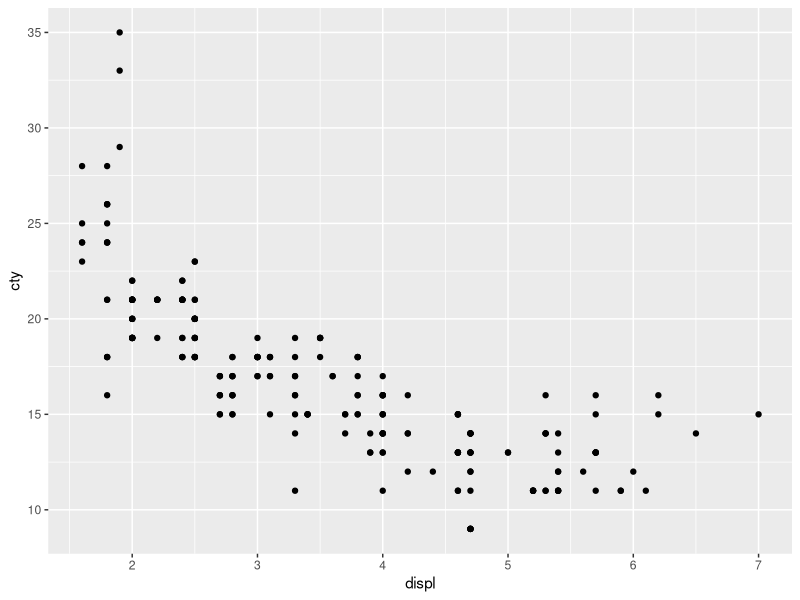
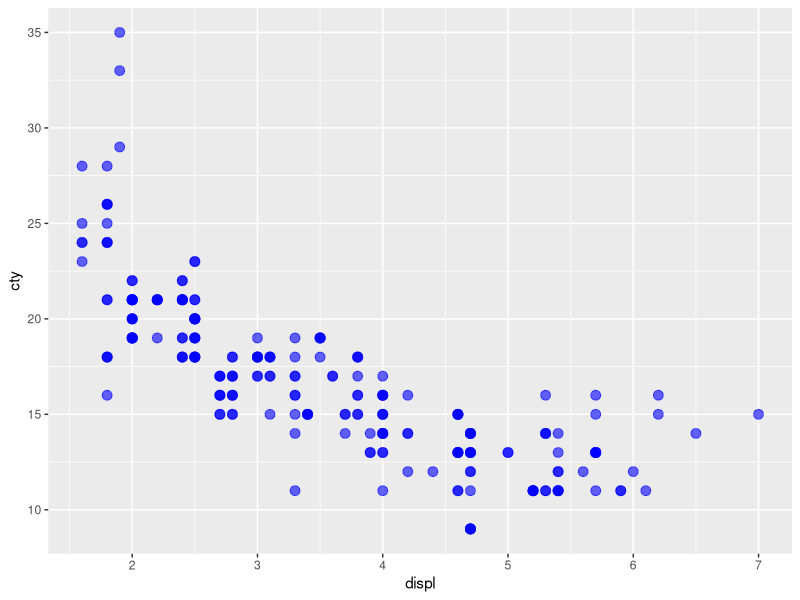
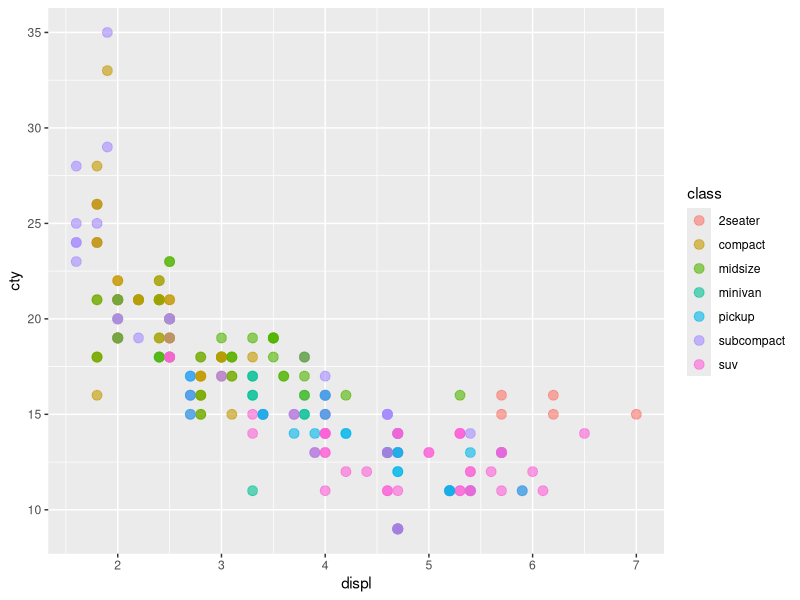
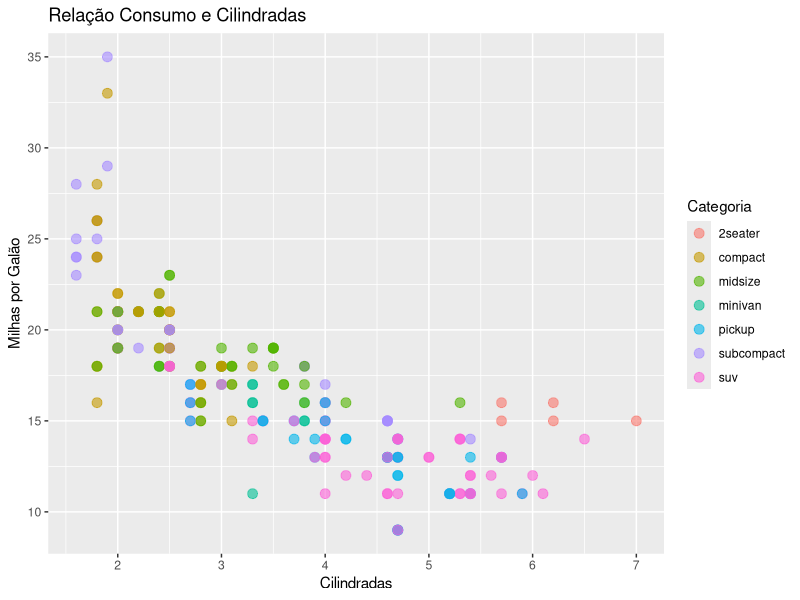
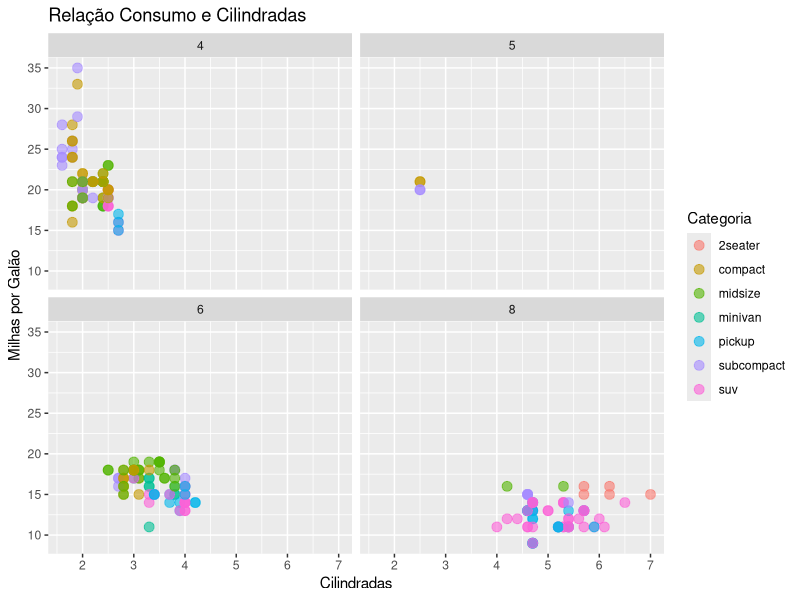
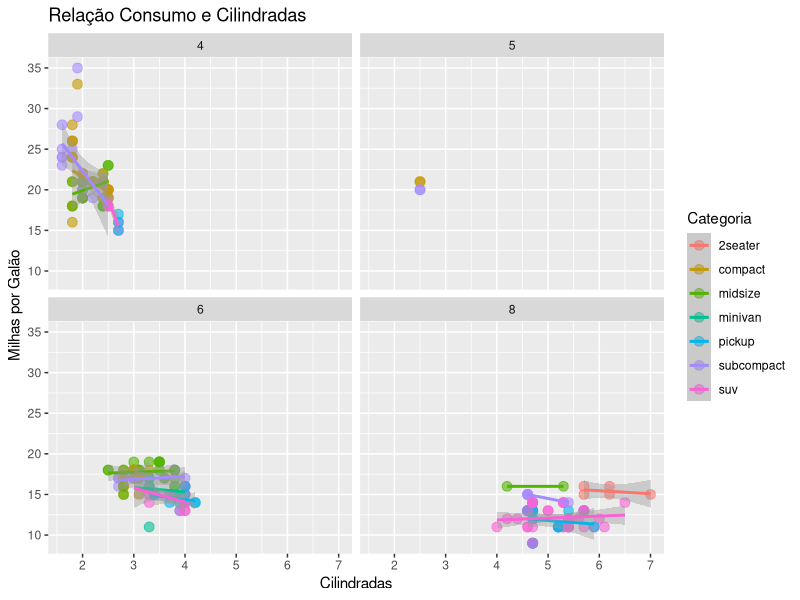
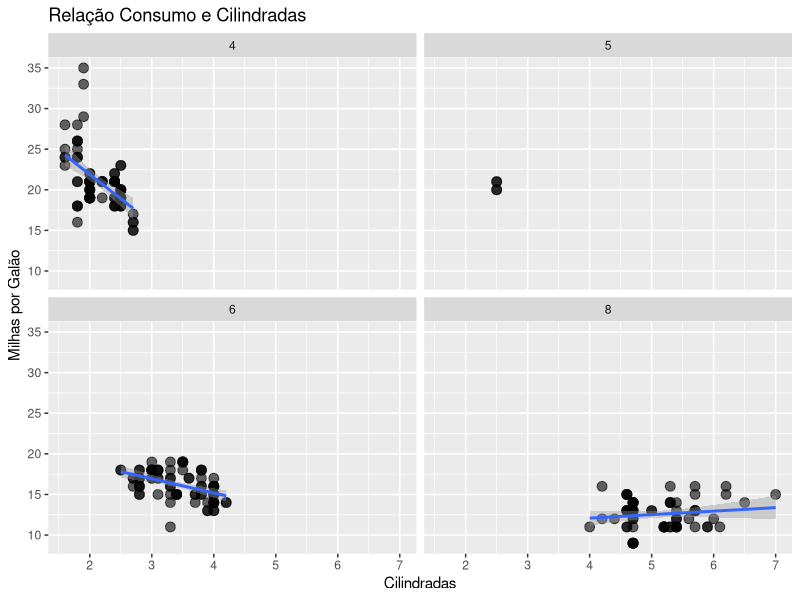
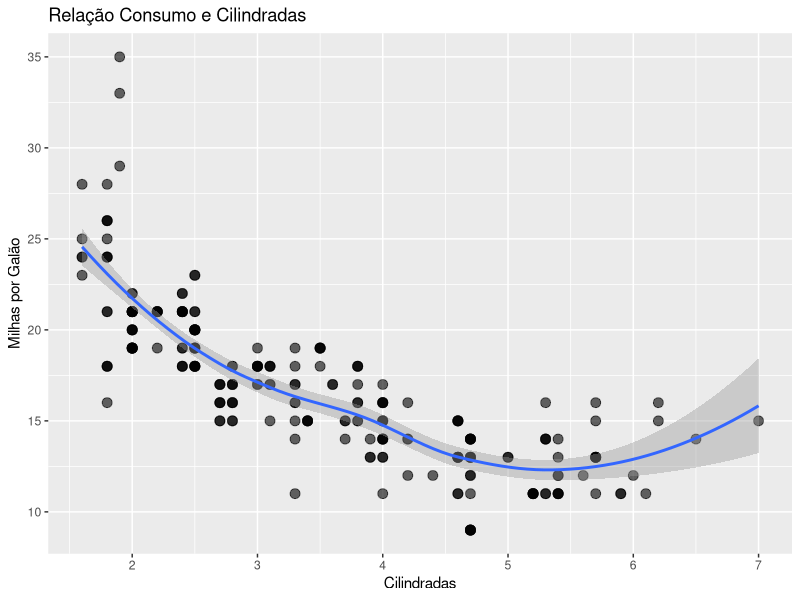

R code for these plots, in order:


# install.packages("ggplot2")
# install.packages("ggthemes")
# install.packages("RColorBrewer")
library(ggplot2)
library(ggthemes)
library(RColorBrewer)
data(mpg)


########## Gráfico de dispersão ##########


ggplot(data = mpg, mapping = aes(x = displ, y = cty)) +
  geom_point()



ggplot(data = mpg, mapping = aes(x = displ, y = cty)) +
  geom_point(color = "blue", alpha = 0.6, size = 3)



ggplot(data = mpg, mapping = aes(x = displ, y = cty, color = class)) +
  geom_point(alpha = 0.6, size = 3)



ggplot(data = mpg, mapping = aes(x = displ, y = cty, color = class)) +
  geom_point(alpha = 0.6, size = 3) +
  labs(title = "Relação Consumo e Cilindradas", x = "Cilindradas", y = "Milhas por Galão") +
  scale_color_discrete(name = "Categoria")



ggplot(data = mpg, mapping = aes(x = displ, y = cty, color = class)) +
  geom_point(alpha = 0.6, size = 3) +
  labs(title = "Relação Consumo e Cilindradas", x = "Cilindradas", y = "Milhas por Galão") +
  scale_color_discrete(name = "Categoria") +
  facet_wrap(~cyl)



ggplot(data = mpg, mapping = aes(x = displ, y = cty, color = class)) +
  geom_point(alpha = 0.6, size = 3) +
  labs(title = "Relação Consumo e Cilindradas", x = "Cilindradas", y = "Milhas por Galão") +
  scale_color_discrete(name = "Categoria") +
  facet_wrap(~cyl) +
  stat_smooth(method = "lm")



ggplot(data = mpg, mapping = aes(x = displ, y = cty)) +
  geom_point(alpha = 0.6, size = 3) +
  labs(title = "Relação Consumo e Cilindradas", x = "Cilindradas", y = "Milhas por Galão") +
  facet_wrap(~cyl) +
  stat_smooth(method = "lm")



ggplot(data = mpg, mapping = aes(x = displ, y = cty)) +
  geom_point(alpha = 0.6, size = 3) +
  labs(title = "Relação Consumo e Cilindradas", x = "Cilindradas", y = "Milhas por Galão") +
  stat_smooth(method = "loess")



ggplot(data = mpg, mapping = aes(x = displ, y = cty)) +
  geom_point(alpha = 0.6, size = 3, color = "blue") +
  labs(title = "Relação Consumo e Cilindradas", x = "Cilindradas", y = "Milhas por Galão") +
  stat_smooth(method = "loess", color = "red")



ggplot(data = mpg, mapping = aes(x = displ, y = cty)) +
  geom_point(alpha = 0.6, size = 3, color = "blue") +
  labs(title = "Relação Consumo e Cilindradas", x = "Cilindradas", y = "Milhas por Galão") +
  stat_smooth(method = "loess", color = "red") +
  coord_cartesian(xlim = c(3,5))



ggplot(data = mpg, mapping = aes(x = displ, y = cty)) +
  geom_point(alpha = 0.6, size = 3, color = "blue") +
  labs(title = "Relação Consumo e Cilindradas", x = "Cilindradas", y = "Milhas por Galão") +
  stat_smooth(method = "loess", color = "red") +
  coord_cartesian(xlim = c(3,5)) +
  theme(plot.title = element_text(size = 14, face = "bold"),
        axis.title = element_text(size = 12, face = "bold"),
        axis.text = element_text(size = 12))



ggplot(data = mpg, mapping = aes(x = displ, y = cty, color = class)) +
  geom_point(alpha = 0.6, size = 3) +
  labs(title = "Relação Consumo e Cilindradas", x = "Cilindradas", y = "Milhas por Galão") +
  scale_color_discrete(name = "Categoria") +
  coord_cartesian(xlim = c(3,5)) +
  theme(plot.title = element_text(size = 14, face = "bold"),
        axis.title = element_text(size = 12, face = "bold"),
        axis.text = element_text(size = 12))



ggplot(data = mpg, mapping = aes(x = displ, y = cty, color = class)) +
  geom_point(alpha = 0.6, size = 3) +
  labs(title = "Relação Consumo e Cilindradas", x = "Cilindradas", y = "Milhas por Galão") +
  scale_color_discrete(name = "Categoria") +
  coord_cartesian(xlim = c(3,5)) +
  theme(plot.title = element_text(size = 14, face = "bold"),
        axis.title = element_text(size = 12, face = "bold"),
        axis.text = element_text(size = 12),
        legend.title = element_text(size = 12, face = "bold"),
        legend.text = element_text(size = 10),
        legend.position = c(0.9, 0.7))



ls("package:ggthemes")[grepl("theme_", ls("package:ggthemes"))]



ggplot(data = mpg, mapping = aes(x = displ, y = cty, color = class)) +
  geom_point(alpha = 0.6, size = 3) +
  labs(title = "Relação Consumo e Cilindradas", x = "Cilindradas", y = "Milhas por Galão") +
  scale_color_discrete(name = "Categoria") +
  coord_cartesian(xlim = c(3,5)) +
  theme_economist()





########## Gráfico de barras ##########


ggplot(data = mpg, mapping = aes(x = manufacturer)) +
  geom_bar()



ggplot(data = mpg, mapping = aes(x = manufacturer, y = cyl)) +
  geom_col()


ggplot(data = mpg, mapping = aes(x = manufacturer)) +
  geom_bar(fill = "blue", color = "#636363", alpha = 0.6)



ggplot(data = mpg, mapping = aes(x = manufacturer)) +
  geom_bar(fill = "blue", color = "#636363", alpha = 0.6) +
  scale_y_log10()



ggplot(data = mpg, mapping = aes(x = manufacturer, fill = class)) +
  geom_bar(color = "#636363", alpha = 0.6, position = "dodge")



ggplot(data = mpg, mapping = aes(x = manufacturer, fill = class)) +
  geom_bar(color = "#636363", alpha = 0.6, position = "fill")



ggplot(data = mpg, mapping = aes(x = manufacturer, fill = class)) +
  geom_bar(color = "#636363", alpha = 0.6)



ggplot(data = mpg, mapping = aes(x = manufacturer, fill = class)) +
  geom_bar(color = "#636363", alpha = 0.6)



ggplot(data = mpg, mapping = aes(x = manufacturer, fill = class)) +
  geom_bar(color = "#636363", alpha = 0.6) +
  labs(title = "Total de veículos por fabricante", x = "Fabricante", y = "Quantidade") +
  scale_fill_discrete(name = "Categoria", 
                      labels = c("Dois lugares", "Compacto", "Médio", "Minivan", "Pick-up", "Subcompacto", "SUV"),
                      palette())





ggplot(data = mpg, mapping = aes(x = manufacturer, fill = class)) +
  geom_bar(color = "#636363", alpha = 0.6) +
  labs(title = "Total de veículos por fabricante", x = "Fabricante", y = "Quantidade") +
  scale_fill_manual(name = "Categoria", 
                    labels = c("Dois lugares", "Compacto", "Médio", "Minivan", "Pick-up", "Subcompacto", "SUV"),
                    values = c("red", "black", "blue", "yellow", "pink", "gray", "brown"))



display.brewer.all(colorblindFriendly = TRUE)



ggplot(data = mpg, mapping = aes(x = manufacturer, fill = class)) +
  geom_bar(color = "#636363", alpha = 0.6) +
  labs(title = "Total de veículos por fabricante", x = "Fabricante", y = "Quantidade") +
  scale_fill_brewer(name = "Categoria",
                    labels = c("Dois lugares", "Compacto", "Médio", "Minivan", "Pick-up", "Subcompacto", "SUV"),
                    palette = "GnBu")





ggplot(data = mpg, mapping = aes(x = manufacturer, fill = class)) +
  geom_bar(color = "#636363", alpha = 0.6) +
  labs(title = "Total de veículos por fabricante", x = "Fabricante", y = "Quantidade") +
  scale_fill_brewer(name = "Categoria",
                    labels = c("Dois lugares", "Compacto", "Médio", "Minivan", "Pick-up", "Subcompacto", "SUV"),
                    palette = "GnBu") +
  facet_grid(year ~ cyl)





ggplot(data = mpg, mapping = aes(x = manufacturer, fill = class)) +
  geom_bar(color = "#636363", alpha = 0.6) +
  labs(title = "Total de veículos por fabricante", x = "Fabricante", y = "Quantidade") +
  scale_fill_brewer(name = "Categoria",
                    labels = c("Dois lugares", "Compacto", "Médio", "Minivan", "Pick-up", "Subcompacto", "SUV"),
                    palette = "GnBu") +
  facet_grid(year ~ cyl) +
  theme(axis.text.x = element_text(angle = 90, hjust = 1, vjust = 0.5, size = 9),
        axis.text.y = element_text(size = 10),
        axis.title = element_text(size = 12, face = "bold"),
        plot.title = element_text(size = 14, face = "bold"),
        legend.title = element_text(size = 12, face = "bold"),
        legend.text = element_text(size = 10),
        strip.text = element_text(size = 10, face = "bold"))




